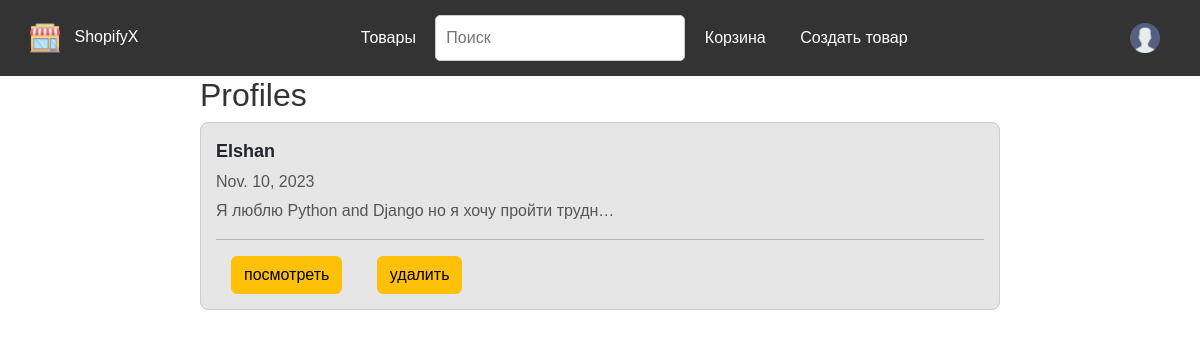
The app's page /profile/news/ (signed in) with its own data.
### Profile/models.py (models this page shows, shortened)
class UserProfile(models.Model):
    user = models.OneToOneField(User, on_delete=models.CASCADE)
    first_name = models.CharField(max_length=50)
    last_name = models.CharField(max_length=50)
    birth_date = models.DateField(null=True, blank=True)
    interests = models.TextField(max_length=100)

### Profile/views.py (the view)
# urls.py: path('news/', news_profile, name='profile'),
def news_profile(request):
    profiles = UserProfile.objects.all()
    return render (request, 'profile/news_profiles.html', {'profiles': profiles})

### Profile/templates/profile/news_profiles.html (shortened to what this page needs)
{% extends 'main/base.html' %}
{% block content %}
<div class="profiles-container">
    <h2>Profiles</h2>
    {% for el in profiles %}
      <div class="profile" style="background-color: {{ el.color }}">
        <div class="name">{{ el.first_name }}</div>
        <div class="birth-date">{{ el.birth_date }}</div>
        <div class="interests">{{ el.interests }}</div>
        <hr>
        <a href="{% url 'profile_detail' el.id  %}" class="btn btn-warning " >посмотреть</a>
        <a href="{% url 'delete_detail' el.id  %}" class="btn btn-warning " >удалить</a>
      </div>
    {% endfor %}
  </div>
{% endblock %}

### Main/templates/main/navbar.html (style rules this page uses)
body { font-family: Arial, sans-serif; margin: 0; padding: 0; }
a { color: #fff; text-decoration: none; margin: 0 15px; }

### Profile/templates/profile/news_profiles.html (style rules this page uses)
.profiles-container { max-width: 800px; margin: 0 auto; }
h2 { color: #333; }
.profile { border: 1px solid #ccc; border-radius: 8px; padding: 15px; margin-bottom: 15px; overflow: hidden; }
.name { font-size: 18px; font-weight: bold; }
.birth-date, .interests { margin-top: 5px; color: #555; max-width: 400px; overflow: hidden; text-overflow: ellipsis; white-space: nowrap; }
.profile:nth-child(even) { background-color: #e6e6e6; }

### records on screen
UserProfile: first_name "Elshan", birth_date "Nov. 10, 2023", interests "Я люблю Python and Django но я хочу пройти трудн…"
